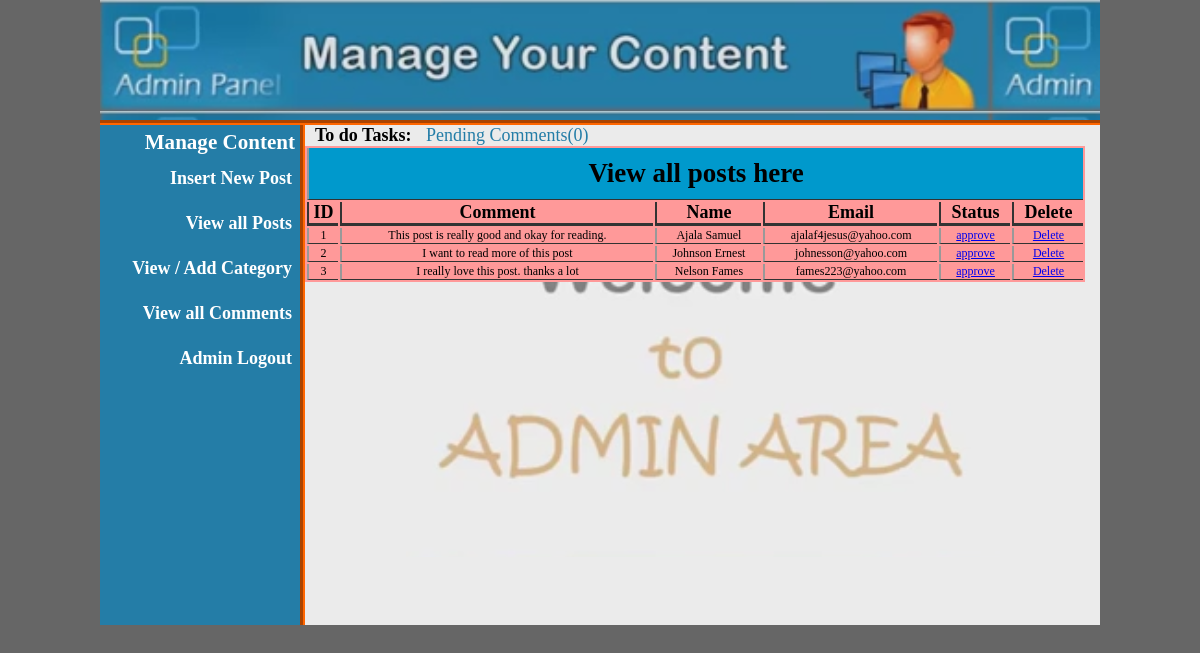
/admin/index.php?view_comments, run on the app's committed database.
### tables this page shows
CREATE TABLE `comments` (
  `comment_id` int(10) NOT NULL,
  `post_id` int(10) NOT NULL,
  `comment_name` varchar(100) NOT NULL,
  `comment_email` varchar(100) NOT NULL,
  `comment_text` text NOT NULL,
  `status` text NOT NULL
);

### admin/includes/view_comments.php (the view, shortened to what this page needs)
<!DOCTYPE html>
<html>
  <head>
  </head>
  <body>
    <table align="center" bgcolor="#FF9999" width="780">
      <tr>
        <td colspan="8" align="center" bgcolor="#0099CC"><h2>View all posts here</h2></td>
      </tr>
      <tr>
        <th>ID</th>
        <th>Comment</th>
        <th>Name</th>
        <th>Email</th>
        <th>Status</th>
        <th>Delete</th>
      </tr>
      <?php
        include("includes/database.php");
        $get_comments = "select * from comments";
        $run_comments = mysqli_query($con,$get_comments);
          $count_number = 1;
        while ($row_comments = mysqli_fetch_array($run_comments)) {
          $comment_id = $row_comments['comment_id'];
          $comment_text = $row_comments['comment_text'];
          $comment_name = $row_comments['comment_name'];
          $comment_email = $row_comments['comment_email'];
          $comment_status =  $row_comments['status'];
      ?>
      <tr style="font-size:12px; text-align:center;">
        <td><?php echo $count_number++; ?></td>
        <td><?php echo $comment_text; ?></td>
        <td><?php echo $comment_name; ?></td>
        <td><?php echo $comment_email; ?></td>
        <td><a href="index.php?status=<?php echo $comment_id; ?>"><?php echo $comment_status; ?></a></td>
        <td><a href="index.php?delete_comment=<?php echo $comment_id; ?>">Delete</a></td>
      </tr>
    <?php } ?>
    </table>
  </body>
</html>

### admin/style.css (style rules this page uses)
html, body, div, span, applet, object, iframe, h1, h2, h3,h4,h5,h6, p, blockquote, pre, a, abbr, acronym, address, big, cite, code, del, dfn, em, img, ins, kbd, q, s, samp, small, strike, strong, sub, sup, tt, var, b,u,i, center, dl, dt, dd, ol, ul, li, fieldset, form, label, legend, table, caption, tbody, tfoot, thead, tr, th, td, article, aside, canvas, details, embed, figure, figcaption, footer, header, hgroup, menu, nav, output, ruby, section, summary, time, mark, audio, video { margin: 0; padding: 0; border: 0; vertical-align: baseline; }
body { background: #666; }

### admin/includes/view_comments.php (style rules this page uses)
th,td,tr,table { padding: 0; margin: 0; }
th { border-left: 2px solid #333; border-bottom: 3px solid #333; }
td { border-left: 2px solid #999; border-bottom: 1px solid #333; }
h2 { padding: 10px; }

### data on the page
comments: comment_text "This post is really good and okay for reading.", comment_name "Ajala Samuel", comment_email "ajalaf4jesus@yahoo.com", status "approve"
comments: comment_text "I want to read more of this post", comment_name "Johnson Ernest", comment_email "johnesson@yahoo.com", status "approve"
comments: comment_text "I really love this post. thanks a lot", comment_name "Nelson Fames", comment_email "fames223@yahoo.com", status "approve"

### other printed values
$pending_count "0"
